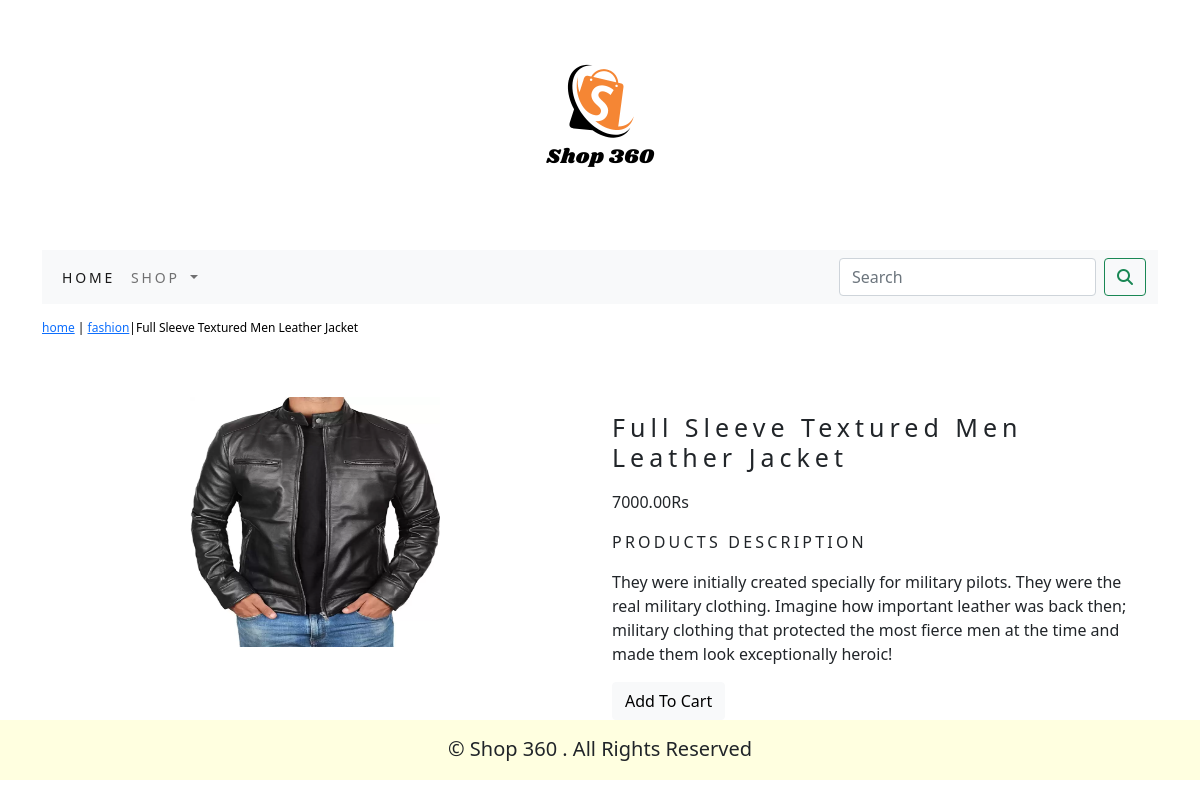
/shop/fashion/full-sleeve-textured-men-leather-jacket/, run on the app's committed database.
### shopapp1/models.py (models this page shows, shortened)
class product(models.Model):
    name = models.CharField(max_length=250, unique=True)
    slug = models.SlugField(max_length=250, unique=True)
    description = models.TextField(blank=True)
    price=models.DecimalField(max_digits=10,decimal_places=2)
    category=models.ForeignKey(category,on_delete=models.CASCADE)
    image = models.ImageField(upload_to='product', blank=True)
    stock=models.IntegerField()
    available=models.BooleanField(default=True)
    created=models.DateTimeField(auto_now_add=True)
    updated=models.DateTimeField(auto_now=True)
    class Meta:
        ordering = ('name',)
        verbose_name = 'product'
        verbose_name_plural = 'products'

class category(models.Model):
    name=models.CharField(max_length=250,unique=True)
    slug=models.SlugField(max_length=250,unique=True)
    description=models.TextField(blank=True)
    image=models.ImageField(upload_to='category',blank=True)
    class Meta:
        ordering =('name',)
        verbose_name ='category'
        verbose_name_plural='categories'
    def get_url(self):
        return reverse('shopapp1:products_by_category',args=[self.slug])
    def __str__(self):
            return '{}'.format(self.name)

### shopapp1/views.py (the view)
# urls.py: path('<slug:c_slug>/<slug:product_slug>/',views.prodetail,name='prodcatdetail')
def prodetail(request,c_slug,product_slug):
    try:
        products=product.objects.get(category__slug=c_slug,slug=product_slug)
    except Exception as e:
        raise e
    return render(request,'product.html',{'products':products})

### cartapp/context_processors.py (called while the page is built)
def counter(request):
    item_count=0
    if 'admin' in request.path:
        return {}
    else:
        try:
            cart=Cart.objects.filter(cart_id=_cart_id(request))
            cart_items=CartItem.objects.all().filter(cart=cart[:1])
            for cart_item in cart_items:
                item_count += cart_item.quantity
        except Cart.DoesNotExist:
            item_count = 0
    return dict(item_count=item_count)

### cartapp/views.py (called while the page is built)
def _cart_id(request):
    cart=request.session.session_key
    if not cart:
        cart=request.session.create()
    return cart

### shopapp1/context_process.py (called while the page is built)
def menu_links(request):
    links=category.objects.all()
    return dict(links=links)

### template/product.html (shortened to what this page needs)
{% extends 'base.html' %}
{% load static %}
{% block body %}
<div class="row my_row_product_class">
    <div class="mx_auto">
        <p><a href="{% url 'shopapp1:apcategory' %}">home</a> |  <a href="{{products.category.get_url}}">{{products.category}}</a>|{{products.name}}</p>
    </div>
</div>
<br>
<div class="row">
    <div class="col-12 col-sm-12 col-md-12 col-lg-6 text-center">
        <div class="min-width:25rem">
            <img class="my_product_image" src="{{products.image.url}}" alt="{{products.name}}">
        </div>
    </div>
        <div class="col-12 col-sm-12 col-md-12 col-lg-6 ">
            <div>
            <h1 class="my_product_title">{{products.name}}</h1>
            <p>{{products.price}}Rs</p>
            <p class="my_title">products description</p>
            <p class="text-justify my_product_text">{{products.description}}</p>
            {% if products.stock <= 0 %}
            <p class="text-justify my_product_text "><b>Out Of Stock</b></p>
            {% else %}
            <a class="btn btn-light" href="{% url 'cartapp:add_cart' products.id %}">Add To Cart</a>
            {% endif %}
        </div>
    </div>
</div>
</div>
{% endblock %}

### static/css/custom.css (style rules this page uses)
.my_title { text-transform:uppercase; font-size:16px; letter-spacing:0.2em; }
.my_row_product_class { padding-top:15px; padding-bottom:20px; }
.my_row_product_class .mx_auto { color:black; font-size:12px; text-decoration:none; }
.my_product_title { font-size:25px; text-transformation:uppercase; letter-spacing:.2em; padding-top:15px; padding-bottom:10px; }
.my_product_text { padding-right:15px; }
.my_product_image { width:250px; height:250px; }

### data on the page
product: category "fashion", name "Full Sleeve Textured Men Leather Jacket", image (picture), price "7000.00", description "They were initially created specially for military pilots. They were the real military clothing. Imagine how important leather was back then; military clothing that protected the most fierce men at the time and made them look exceptionally heroic!"
